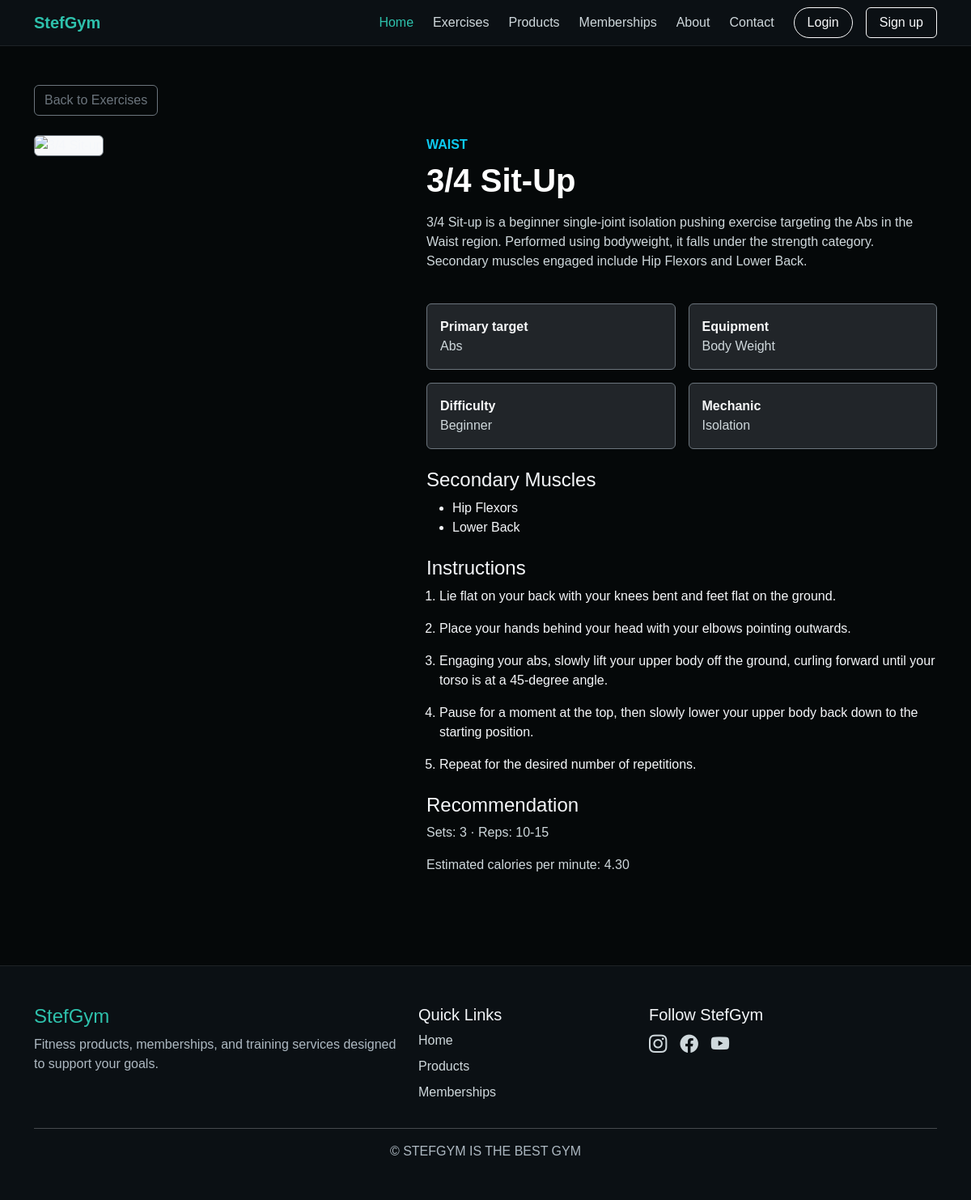
The page /workouts/exercises/1/ on the database its author committed.
### workouts/models.py (models this page shows, shortened)
class Exercise(models.Model):
    external_id=models.CharField(
        max_length=20,
        unique=True,
    )
    name=models.CharField(
        max_length=200,
    )
    body_part=models.CharField(
        max_length=100,
        blank=True,
    )
    target=models.CharField(
        max_length=100,
        blank=True,
    )
    equipment=models.CharField(
        max_length=100,
        blank=True,
    )
    difficulty=models.CharField(
        max_length=50,
        blank=True,
    )
    mechanic=models.CharField(
        max_length=50,
        blank=True,
    )
    force=models.CharField(
        max_length=50,
        blank=True,
    )
    description=models.TextField(
        blank=True,
    )
    instructions=models.JSONField(
        default=list,
        blank=True,
    )
    secondary_muscles=models.JSONField(
        default=list,
        blank=True,
    )
    gif_url=models.URLField(
        max_length=500,
        blank=True,
    )
    recommended_sets=models.CharField(
        max_length=30,
        blank=True,
    )
    recommended_reps=models.CharField(
        max_length=30,
        blank=True,
    )
    calories_per_minute=models.DecimalField(
        max_digits=5,
        decimal_places=2,
        null=True,
        blank=True,
    )
    is_active=models.BooleanField(
        default=True,
    )
    synced_at=models.DateTimeField(
        auto_now=True,
    )
    class Meta:
        ordering=["name"]

### workouts/views.py (the view)
# urls.py: path("exercises/<int:exercise_id>/",views.exercise_detail,name="exercise_detail"),
def exercise_detail(request, exercise_id):
    exercise = get_object_or_404(
        Exercise,
        pk=exercise_id,
        is_active=True,
    )
    return render(
        request,
        "workouts/exercise_detail.html",
        {
            "exercise": exercise,
        },
    )

### workouts/templates/workouts/exercise_detail.html (shortened to what this page needs)
{% extends "navbarfooter.html" %}
{% block content %}
<section class="py-5">
    <div class="container">
        <a
            href="{% url 'workouts:exercise_list' %}"
            class="btn btn-outline-secondary mb-4"
        >
            Back to Exercises
        </a>
        <div class="row g-5">
            <div class="col-lg-5">
                {% if exercise.gif_url %}
                    <img
                        src="{% url 'workouts:exercise_gif' exercise.id %}"
                        alt="{{ exercise.name }}"
                        class="img-fluid bg-light rounded
                               border border-secondary w-100"
                    >
                {% endif %}
            </div>
            <div class="col-lg-7">
                <p class="text-info text-uppercase fw-bold mb-2">
                    {{ exercise.body_part|default:"Exercise"|title }}
                </p>
                <h1 class="fw-bold">
                    {{ exercise.name|title }}
                </h1>
                {% if exercise.description %}
                    <p class="text-secondary">
                        {{ exercise.description|linebreaks }}
                    </p>
                {% endif %}
                <div class="row g-3 my-4">
                    <div class="col-sm-6">
                        <div class="card bg-dark text-light border-secondary h-100">
                            <div class="card-body">
                                <strong>Primary target</strong>
                                <p class="mb-0">
                                    {{ exercise.target|default:"Not specified"|title }}
                                </p>
                            </div>
                        </div>
                    </div>
                    <div class="col-sm-6">
                        <div class="card bg-dark text-light border-secondary h-100">
                            <div class="card-body">
                                <strong>Equipment</strong>
                                <p class="mb-0">
                                    {{ exercise.equipment|default:"None"|title }}
                                </p>
                            </div>
                        </div>
                    </div>
                    <div class="col-sm-6">
                        <div class="card bg-dark text-light border-secondary h-100">
                            <div class="card-body">
                                <strong>Difficulty</strong>
                                <p class="mb-0">
                                    {{ exercise.difficulty|default:"Not specified"|title }}
                                </p>
                            </div>
                        </div>
                    </div>
                    <div class="col-sm-6">
                        <div class="card bg-dark text-light border-secondary h-100">
                            <div class="card-body">
                                <strong>Mechanic</strong>
                                <p class="mb-0">
                                    {{ exercise.mechanic|default:"Not specified"|title }}
                                </p>
                            </div>
                        </div>
                    </div>
                </div>
                {% if exercise.secondary_muscles %}
                    <h2 class="h4">
                        Secondary Muscles
                    </h2>
                    <ul>
                        {% for muscle in exercise.secondary_muscles %}
                            <li>
                                {{ muscle|title }}
                            </li>
                        {% endfor %}
                    </ul>
                {% endif %}
                {% if exercise.instructions %}
                    <h2 class="h4 mt-4">
                        Instructions
                    </h2>
                    <ol class="ps-3">
                        {% for instruction in exercise.instructions %}
                            <li class="mb-3">
                                {{ instruction }}
                            </li>
                        {% endfor %}
                    </ol>
                {% else %}
                    <p class="text-secondary">
                        No instructions are available for this exercise.
                    </p>
                {% endif %}
                {% if exercise.recommended_sets or exercise.recommended_reps %}
                    <h2 class="h4 mt-4">
                        Recommendation
                    </h2>
                    <p>
                        {% if exercise.recommended_sets %}
                            Sets: {{ exercise.recommended_sets }}
                        {% endif %}
                        {% if exercise.recommended_sets and exercise.recommended_reps %}
                            ·
                        {% endif %}
                        {% if exercise.recommended_reps %}
                            Reps: {{ exercise.recommended_reps }}
                        {% endif %}
                    </p>
                {% endif %}
                {% if exercise.calories_per_minute %}
                    <p>
                        Estimated calories per minute:
                        {{ exercise.calories_per_minute }}
                    </p>
                {% endif %}
            </div>
        </div>
    </div>
</section>
{% endblock %}

### static/css/body.css (style rules this page uses)
html { scroll-behavior: smooth; }
body.stefgym-body { min-height: 100vh; margin: 0; background: #050809; color: #f5f7fa; font-family: Arial, Helvetica, sans-serif; }
h1, h2, h3, h4, h5, h6 { color: #ffffff; }
p { color: #cfd8dc; }

### rows shown on the page
Exercise: body_part "WAIST", name "3/4 Sit-Up", description "3/4 Sit-up is a beginner single-joint isolation pushing exercise targeting the Abs in the Waist region. Performed using bodyweight, it falls under the strength category. Secondary muscles engaged include Hip Flexors and Lower Back.", target "Abs", equipment "Body Weight", difficulty "Beginner", mechanic "Isolation", recommended_sets "3", recommended_reps "10-15", calories_per_minute "4.30"

### other values the page prints
{{ muscle|title }} "Hip Flexors" "Lower Back"
{{ instruction }} "Lie flat on your back with your knees bent and feet flat on the ground." "Place your hands behind your head with your elbows pointing outwards." "Engaging your abs, slowly lift your upper body off the ground, curling forward until your torso is at a 45-degree angle." "Pause for a moment at the top, then slowly lower your upper body back down to the starting position." "Repeat for the desired number of repetitions."
